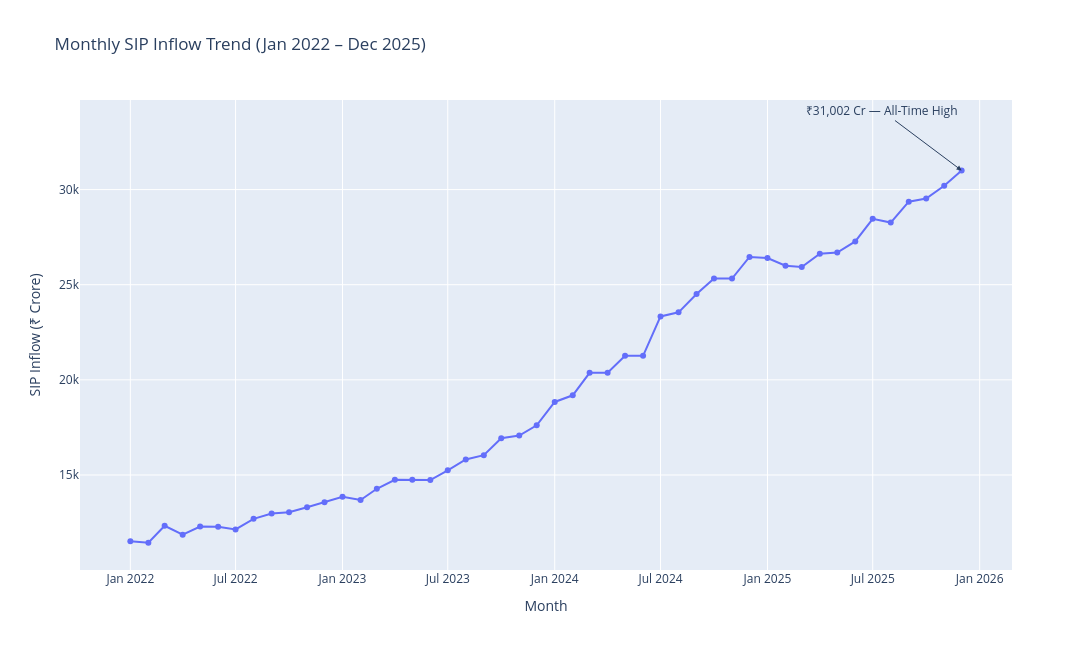

Notebook cell for this chart:
### Code cell
fig.add_annotation(
    x="2025-12-01",
    y=31002,
    text="₹31,002 Cr — All-Time High",
    showarrow=True,
    arrowhead=2,
    ax=-80,
    ay=-60
)

fig.show()
